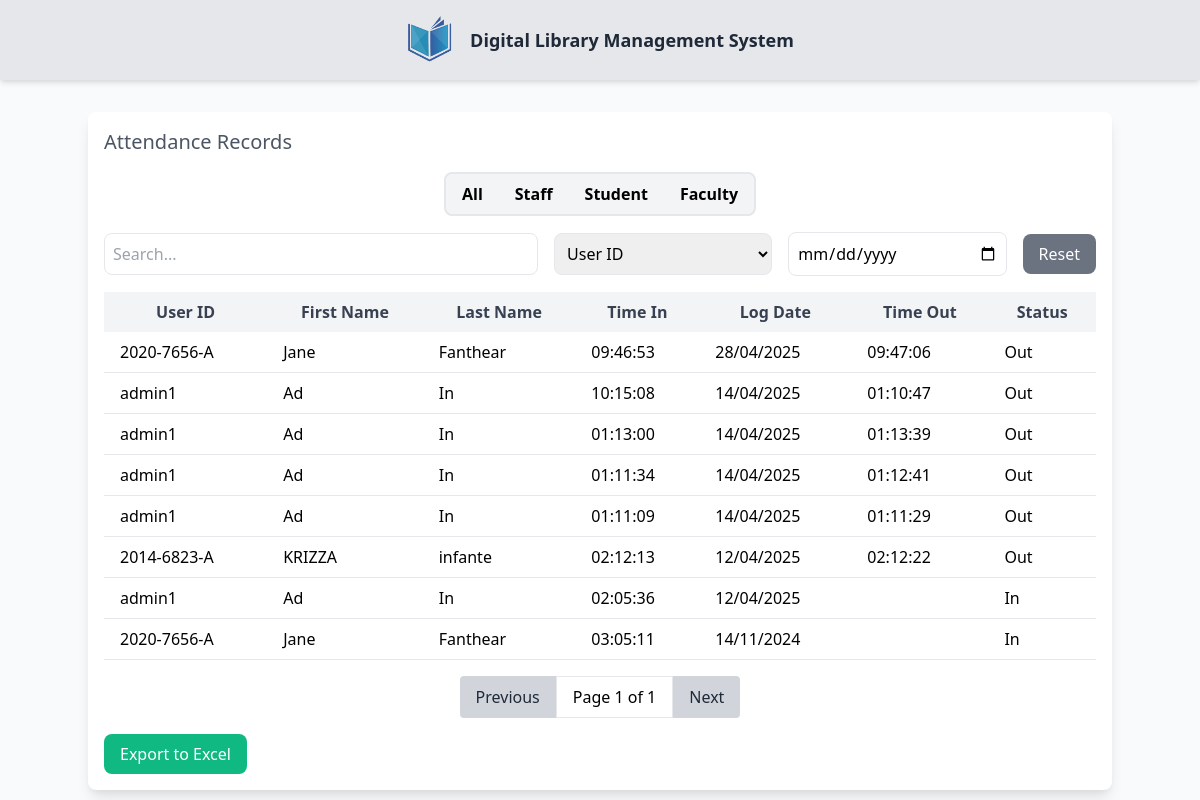
Page /dashboard/page/QRscan/index_lib.php on the committed database.
### tables this page shows
CREATE TABLE `attendance` (
  `ID` int(11) NOT NULL,
  `IDno` varchar(50) NOT NULL,
  `TIMEIN` time DEFAULT NULL,
  `TIMEOUT` time DEFAULT NULL,
  `LOGDATE` date NOT NULL,
  `STATUS` tinyint(1) DEFAULT 0
);

CREATE TABLE `users_info` (
  `IDno` varchar(11) NOT NULL,
  `Fname` varchar(50) DEFAULT NULL,
  `Sname` varchar(50) DEFAULT NULL,
  `Mname` varchar(50) DEFAULT NULL,
  `Ename` varchar(50) DEFAULT NULL,
  `gender` varchar(10) DEFAULT NULL,
  `photo` varchar(255) DEFAULT NULL,
  `email` varchar(100) DEFAULT NULL,
  `contact` varchar(20) DEFAULT NULL,
  `municipality` varchar(100) DEFAULT NULL,
  `barangay` varchar(100) DEFAULT NULL,
  `province` varchar(100) DEFAULT NULL,
  `DOB` date DEFAULT NULL,
  `college` varchar(100) DEFAULT NULL,
  `department` varchar(255) DEFAULT NULL,
  `course` varchar(100) DEFAULT NULL,
  `yrLVL` varchar(50) DEFAULT NULL,
  `A_LVL` varchar(11) DEFAULT NULL,
  `personnel_type` enum('Teaching Personnel','Non-Teaching Personnel') DEFAULT NULL,
  `status_details` enum('active','inactive','restricted') DEFAULT NULL,
  `username` varchar(50) DEFAULT NULL,
  `password` varchar(255) DEFAULT NULL,
  `U_Type` enum('admin','student','staff','librarian','faculty') DEFAULT NULL,
  `status_log` enum('pending','approved','rejected') DEFAULT NULL
);

### dashboard/page/QRscan/index_lib.php (the view, shortened to what this page needs)
<?php
include '../../config.php';
$attendanceQuery = "   SELECT a.ID, a.IDno, u.Fname, u.Sname, a.TIMEIN, a.TIMEOUT, a.LOGDATE, a.STATUS , u.U_type
    FROM attendance a
    JOIN users_info u ON a.IDno = u.IDno
    ORDER BY a.LOGDATE DESC, a.TIMEIN DESC";
$query = $conn->query($attendanceQuery);
?>
<!DOCTYPE html>
<html lang="en">
<head>
    <link href="https://cdn.jsdelivr.net/npm/tailwindcss@2.0.0-alpha.1/dist/tailwind.min.css" rel="stylesheet">
</head>
<body class="bg-gray-50">
    <div class="flex items-center justify-center bg-gray-200 p-4 shadow-md">
        <a href="../../index.php">
            <img src="../../../Registration/pic/logo wu.png" alt="Logo" class="h-12 w-12 mr-4">
        </a>
        <strong class="text-lg font-semibold text-gray-800">Digital Library Management System</strong>
    </div>
    <div class="container mx-auto">
        <div class="flex justify-center items-center flex-wrap min-h-[80vh] pt-8">
            <div class="w-full md:w-full p-4 bg-white rounded-lg shadow-lg">
                <h2 class="text-xl font-medium text-gray-600 mb-4">Attendance Records</h2>
                <div class="flex justify-center items-center w-full md:w-auto mb-4">
                    <div class="radio-input flex rounded-lg border-2 border-gray-200 bg-gray-100 overflow-hidden ">
                        <label class="flex-1 text-center px-4 py-2 font-semibold text-black cursor-pointer transition-all hover:bg-blue-300">
                            <span>All</span>
                        </label>
                        <label class="flex-1 text-center px-4 py-2 font-semibold text-black cursor-pointer transition-all hover:bg-blue-300">
                            <span>Staff</span>
                        </label>
                        <label class="flex-1 text-center px-4 py-2 font-semibold text-black cursor-pointer transition-all hover:bg-blue-300">
                            <span>Student</span>
                        </label>
                        <label class="flex-1 text-center px-4 py-2 font-semibold text-black cursor-pointer transition-all hover:bg-blue-300">
                            <span>Faculty</span>
                        </label>
                    </div>
                </div>
                <div class="flex flex-col md:flex-row justify-between items-center gap-4 mb-4">
                    <input type="text" id="searchInput" placeholder="Search..." class="w-full md:w-1/2 p-2 border rounded-lg" onkeyup="renderTable()">
                    <select id="searchCategory" class="w-full md:w-1/4 p-2 border rounded-lg">
                        <option value="IDno">User ID</option>
                    </select>
                    <input type="date" id="dateInput" class="w-full md:w-1/4 p-2 border rounded-lg" onchange="renderTable()">
                    <button id="resetButton" class="bg-gray-500 text-white py-2 px-4 rounded-lg" onclick="resetFilters()">Reset</button>
                </div>
                <table id="attendanceTable" class="min-w-full table-auto border-collapse">
                    <thead>
                        <tr class="bg-gray-100">
                            <th class="px-4 py-2 text-gray-700">User ID</th>
                            <th class="px-4 py-2 text-gray-700">First Name</th>
                            <th class="px-4 py-2 text-gray-700">Last Name</th>
                            <th class="px-4 py-2 text-gray-700">Time In</th>
                            <th class="px-4 py-2 text-gray-700">Log Date</th>
                            <th class="px-4 py-2 text-gray-700">Time Out</th>
                            <th class="px-4 py-2 text-gray-700">Status</th>
                        </tr>
                    </thead>
                    <tbody id="tableBody">
                        <?php while ($row = $query->fetch_assoc()) { ?>
                            <tr class="border-b user-row" data-user-type="<?php echo htmlspecialchars($row['U_type']); ?>">
                                <td class="px-4 py-2"><?php echo $row['IDno']; ?></td>
                                <td class="px-4 py-2"><?php echo $row['Fname']; ?></td>
                                <td class="px-4 py-2"><?php echo $row['Sname']; ?></td>
                                <td class="px-4 py-2"><?php echo $row['TIMEIN']; ?></td>
                                <td class="px-4 py-2"><?php echo date('d/m/Y', strtotime($row['LOGDATE'])); ?></td>
                                <td class="px-4 py-2"><?php echo $row['TIMEOUT']; ?></td>
                                <td class="px-4 py-2"><?php echo $row['STATUS'] == 1 ? 'Out' : 'In'; ?></td>
                            </tr>
                        <?php } ?>
                    </tbody>
                </table>
                <div id="pagination" class="flex justify-center mt-4">
                    <button id="prevBtn" onclick="prevPage()" class="px-4 py-2 bg-gray-300 text-gray-800 rounded-l" disabled>Previous</button>
                    <span id="pageInfo" class="px-4 py-2 bg-white border">Page 1</span>
                    <button id="nextBtn" onclick="nextPage()" class="px-4 py-2 bg-gray-300 text-gray-800 rounded-r">Next</button>
                </div>
                <button class="bg-green-500 text-white py-2 px-4 rounded-lg mt-4" onclick="Export()">Export to Excel</button>
            </div>
        </div>
    </div>
</body>
</html>

### rows in the picture
attendance: IDno "2020-7656-A", IDno.Fname "Jane", IDno.Sname "Fanthear", TIMEIN "09:46:53", LOGDATE "28/04/2025", TIMEOUT "09:47:06", STATUS "Out"
attendance: IDno "admin1", IDno.Fname "Ad", IDno.Sname "In", TIMEIN "10:15:08", LOGDATE "14/04/2025", TIMEOUT "01:10:47", STATUS "Out"
attendance: IDno "admin1", IDno.Fname "Ad", IDno.Sname "In", TIMEIN "01:13:00", LOGDATE "14/04/2025", TIMEOUT "01:13:39", STATUS "Out"
attendance: IDno "admin1", IDno.Fname "Ad", IDno.Sname "In", TIMEIN "01:11:34", LOGDATE "14/04/2025", TIMEOUT "01:12:41", STATUS "Out"
attendance: IDno "admin1", IDno.Fname "Ad", IDno.Sname "In", TIMEIN "01:11:09", LOGDATE "14/04/2025", TIMEOUT "01:11:29", STATUS "Out"
attendance: IDno "2014-6823-A", IDno.Fname "KRIZZA", IDno.Sname "infante", TIMEIN "02:12:13", LOGDATE "12/04/2025", TIMEOUT "02:12:22", STATUS "Out"
attendance: IDno "admin1", IDno.Fname "Ad", IDno.Sname "In", TIMEIN "02:05:36", LOGDATE "12/04/2025", STATUS "In"
attendance: IDno "2020-7656-A", IDno.Fname "Jane", IDno.Sname "Fanthear", TIMEIN "03:05:11", LOGDATE "14/11/2024", STATUS "In"
